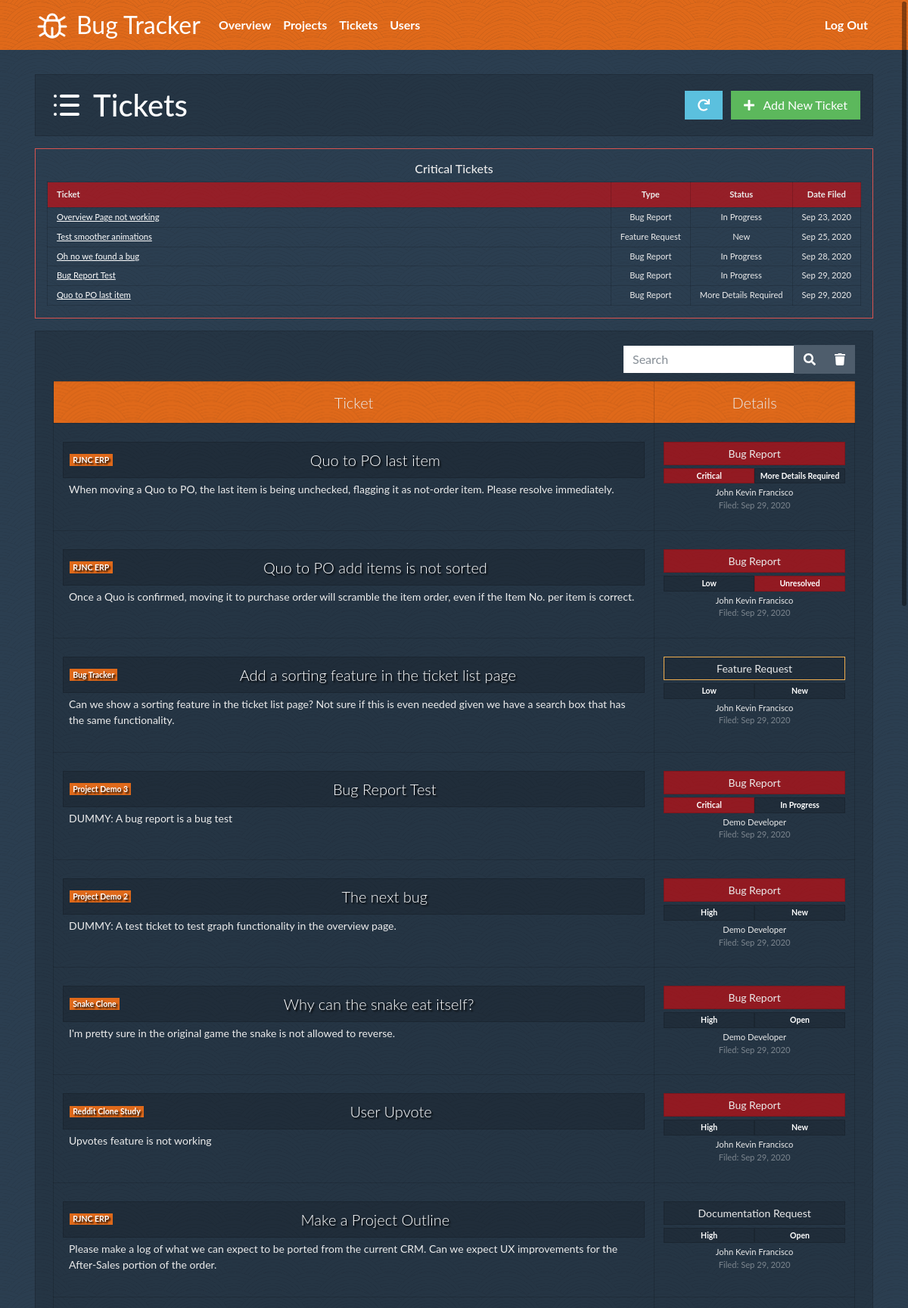
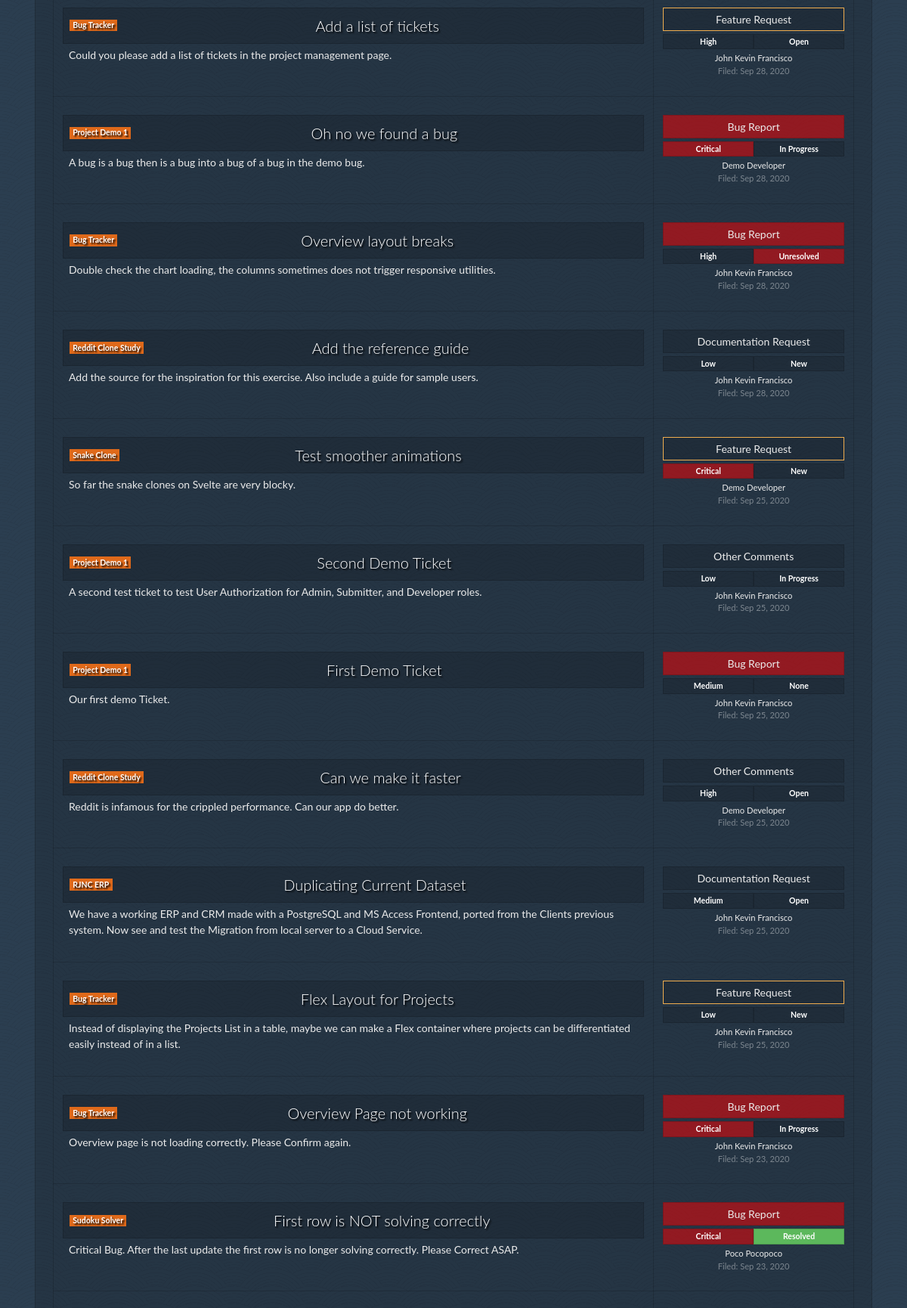
Page /tickets (signed in, upper part) on the earlier database version (2 pictures, top to bottom).
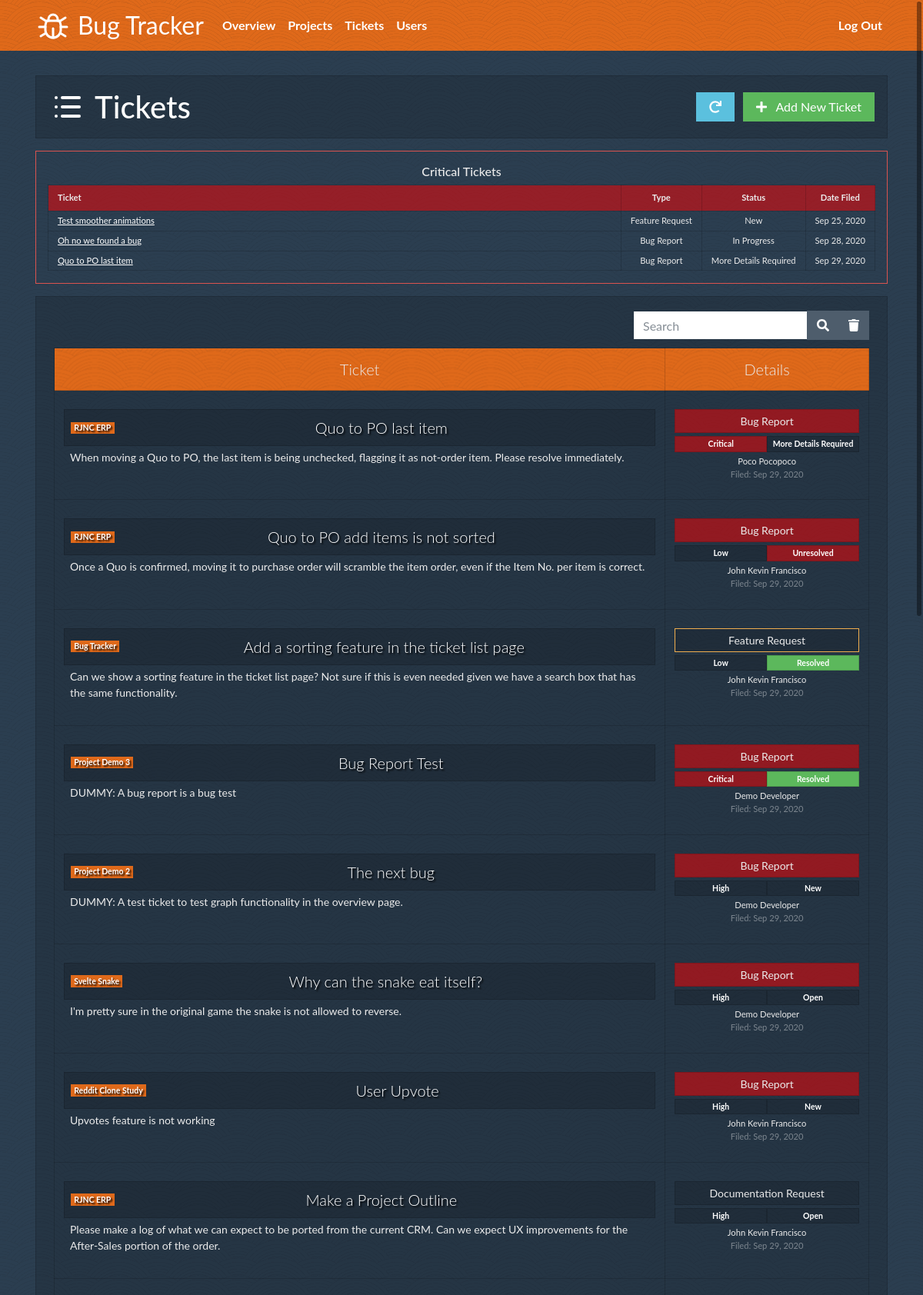
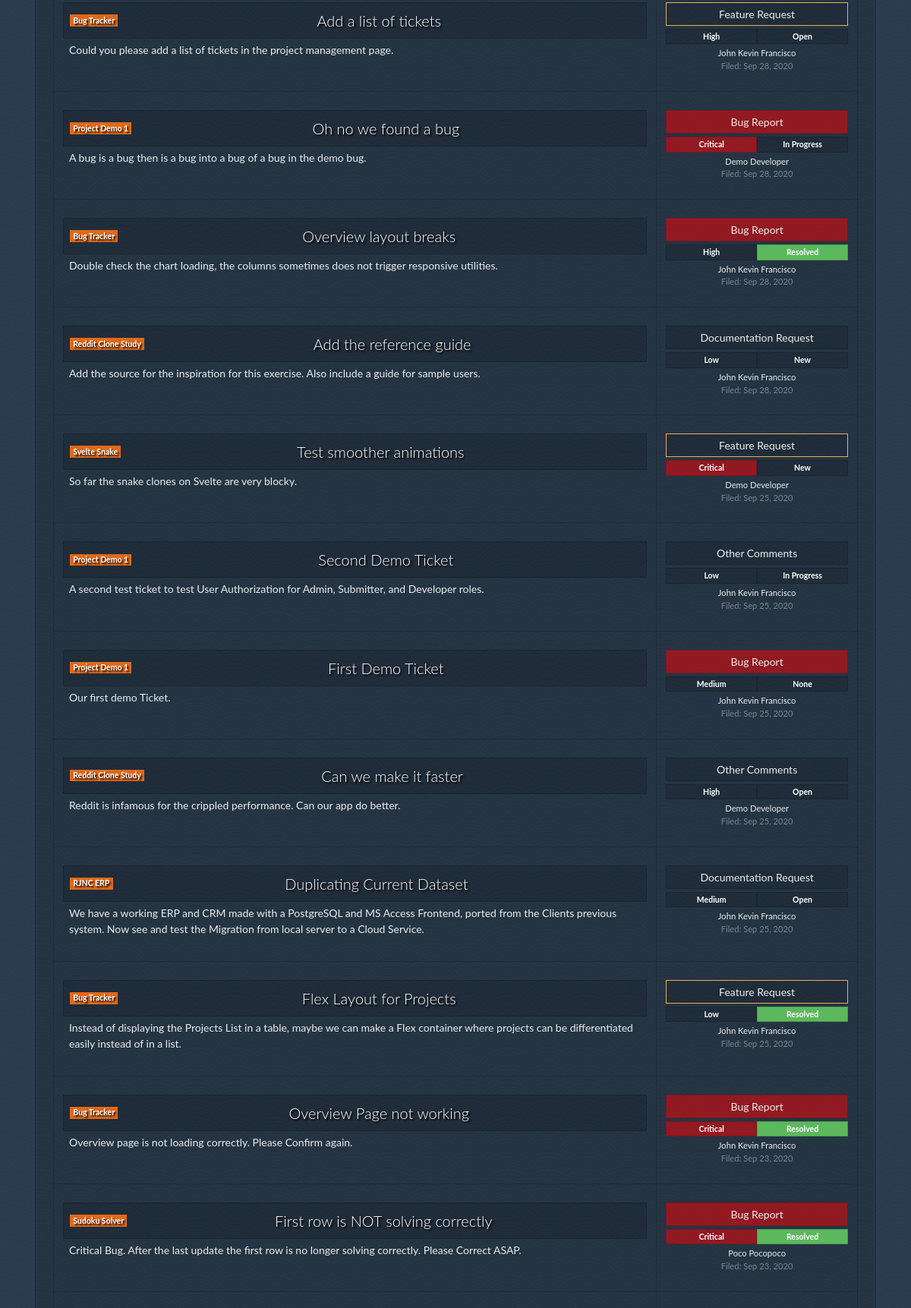
Same page on the later database version (2 pictures, top to bottom).
### models.py (models this page shows, shortened)
class Ticket(db.Model):
    tck_id = db.Column(db.Integer, primary_key=True, autoincrement=True)
    tck_proj_id = db.Column(db.Integer, db.ForeignKey('project.proj_id'), nullable=False)
    tck_title = db.Column(db.String(50), nullable=False)
    tck_desc = db.Column(db.String(555), nullable=False)
    tck_type = db.Column(db.String(30))
    tck_prio = db.Column(db.String(20))
    tck_status = db.Column(db.String(20))
    tck_submitter = db.Column(db.Integer, db.ForeignKey('user.user_id'), foreign_keys="Ticket_user_id", nullable=False)
    tck_developer = db.Column(db.Integer, db.ForeignKey('user.user_id'), foreign_keys="Ticket_user_id", nullable=False)
    tck_created = db.Column(db.DateTime, nullable=False)
    tck_history_entries = db.relationship('Ticket_History_Entry', backref='ticket', lazy=True)
    tck_messages = db.relationship('Ticket_Message', backref='ticket', lazy=True)

class Project(db.Model):
    proj_id = db.Column(db.Integer, primary_key=True, autoincrement=True)
    proj_user_id = db.Column(db.Integer, db.ForeignKey('user.user_id'), nullable=True)
    proj_name = db.Column(db.String(100))
    proj_desc = db.Column(db.String(555))
    proj_deadline = db.Column(db.DateTime)
    proj_tickets = db.relationship('Ticket', backref='project', lazy=True)

class User(db.Model):
    user_id = db.Column(db.Integer, primary_key=True, autoincrement=True)
    user_name = db.Column(db.String(30), unique=True, nullable=False)
    user_hash = db.Column(db.String(300))
    user_email = db.Column(db.String(120), unique=True)
    user_first_name = db.Column(db.String(50))
    user_last_name = db.Column(db.String(50))
    user_role = db.Column(db.String(100))
    user_projects_managed = db.relationship('Project', backref='manager', lazy=True)
    user_ticket_submitted = db.relationship('Ticket', backref='submitter', foreign_keys="Ticket.tck_submitter", lazy=True)
    user_ticket_assigned = db.relationship('Ticket', backref='developer', foreign_keys="Ticket.tck_developer", lazy=True)
    user_messages_sent = db.relationship('Ticket_Message', backref='sender', lazy=True)

### bugtracker.py (the view)
@app.route("/tickets")
@login_required
def tickets_main():
    ticketslist = Ticket.query.order_by(Ticket.tck_created.desc()).all()
    msg_error=request.args.get('msg_error')
    msg_success=request.args.get('msg_success')
    return render_template("/tickets/manage_tickets.html",
                            msg_error=msg_error,
                            msg_success=msg_success,
                            ticketslist=ticketslist)

### bugtracker.py (called while the page is built)
@app.after_request
def after_request(response):
    response.headers["Cache-Control"] = "no-cache, no-store, must-revalidate"
    response.headers["Expires"] = 0
    response.headers["Pragma"] = "no-cache"
    return response

### helpers.py (called while the page is built)
def login_required(f):
    @wraps(f)
    def decorated_function(*args, **kwargs):
        if session.get("user_id") is None:
            return redirect("/login")
        return f(*args, **kwargs)
    return decorated_function

### templates/tickets/manage_tickets.html (shortened to what the changed rows need)
{% extends "layout.html" %}
{% block head %}
<link rel="stylesheet" href="/static/css/bootstrap-table.min.css">
{% endblock %}
{% block main %}
<div class="container">
    <div class="row my-3 bg-darker border border-darker p-3">
        <div class="mr-auto">
            <h1 class="d-inline-flex align-middle m-0 text-white">Tickets</h1>
        </div>
    </div>
    {% set critical_tickets = ticketslist | selectattr('tck_prio', 'equalto', 'Critical') | list | count %}
    {% if critical_tickets > 0 %}
    <div class="no-gutter row border border-danger text-left mb-3">
        <div class="col py-3">
            <table class="table table-hover border border-darker mb-0">
                <thead>
                    <tr class="bg-critical small">
                        <th class="border border-darker py-2 w-100">Ticket</th>
                        <th class="border border-darker py-2 text-center">Type</th>
                        <th class="border border-darker py-2 text-center">Status</th>
                        <th class="border border-darker py-2 text-center">Date Filed</th>
                    </tr>
                </thead>
                <tbody class="small py-1">
                    {% for t in ticketslist | sort(attribute='tck_created') if t.tck_prio == 'Critical' and t.tck_status != 'Resolved' %}
                    <tr>
                        <td class="border border-darker py-1">
                            <a href="/manage_ticket/{{ t.tck_id }}">
                                {{ t.tck_title }}
                            </a>
                        </td>
                        <td class="border border-darker py-1 text-nowrap text-center">
                                {{ t.tck_type }}
                        </td>
                        <td class="border border-darker py-1 text-nowrap text-center">
                                {{ t.tck_status }}
                        </td>
                        <td class="border border-darker py-1 text-nowrap text-center">
                                {{ t.tck_created.strftime("%b %d, %Y") }}
                        </td>
                    </tr>
                    {% endfor %}
                </tbody>
            </table>
        </div>
    </div>
    {% endif %}
    <div class="row border border-darker p-2 text-center bg-darker">
        <div class="col pb-3">
            <table id="user-list" class="table table-hover border border-darker overflow-hidden" data-toggle="table" data-mobile-responsive="true" data-search="true" data-show-search-button="true" data-search-on-enter-key="true" data-show-search-clear-button="true">
                <thead>
                    <tr class="table-primary">
                        <th class="border border-darker bg-texture-1 lead">
                            Ticket
                        </th>
                        <th class="border border-darker bg-texture-1 lead">
                            Details
                        </th>
                    </tr>
                </thead>
                <tbody>
                    {% for ticket in ticketslist %}
                    <tr class="py-5">
                        <td class="align-top py-4 w-75">
                            <div class="m-0 p-0">
                                <div class="bg-darker w-100 p-2 d-flex flex-wrap align-items-center mr-1 mt-0 text-left text-md-center border border-darker text-shadow-2">
                                    <a href="/manage_project/{{ ticket.tck_proj_id }}" class="badge badge-primary my-auto text-decoration-none d-block">{{ ticket.project.proj_name }}</a>
                                    <a href="/manage_ticket/{{ ticket.tck_id }}" class="text-decoration-none lead px-2 flex-md-grow-1 d-block">{{ ticket.tck_title }}</a>
                                </div>
                            </div>
                            <div class="text-left px-2 mt-1 mb-2">
                                {{ ticket.tck_desc }}
                            </div>
                        </td>
                        <td class="align-top py-4">
                            <div class="p-0 m-0 row">
                                <div class="text-nowrap w-100 mb-1 bg-darker border {{ 'bg-critical border-darker' if ticket.tck_type == 'Bug Report' else 'border-warning text-body' if ticket.tck_type == 'Feature Request' else 'border-darker' }}">
                                    <div class="px-2 py-1">
                                        {{ ticket['tck_type'] }}
                                    </div>
                                </div>
                            </div>
                            <div class="p-0 m-0 row">
                                <div class="badge text-nowrap small border border-darker mb-1 py-1 col {{ 'badge-danger bg-critical' if ticket.tck_prio == 'Critical' else 'badge-dark bg-darker' }}">
                                    {{ ticket['tck_prio'] }}
                                </div>
                                <div class="badge text-nowrap small border border-darker mb-1 py-1 col {{ 'badge-danger bg-critical' if ticket.tck_status == 'Unresolved' else 'badge-success' if ticket.tck_status == 'Resolved' else 'badge-dark bg-darker' }}">
                                    {{ ticket['tck_status'] }}
                                </div>
                            </div>
                            <div class="row">
                                <div class="col small text-center text-nowrap">
                                    {{ ticket['developer']['user_first_name'] + ' ' + ticket['developer']['user_last_name'] }}
                                </div>
                            </div>
                            <div class="p-0 m-0 row">
                                <div class="col small text-muted text-center text-nowrap">
                                    Filed: {{ ticket['tck_created'].strftime("%b %d, %Y") }}
                                </div>
                            </div>
                        </td>
                    </tr>
                    {% endfor %}
                </tbody>
            </table>
        </div>
    </div>
</div>
{% endblock %}

Differences in the rows shown:
no longer on one of the page's lists (row edited): Ticket: tck_title "Bug Report Test", tck_type "Bug Report", tck_status "In Progress", tck_created "Sep 29, 2020"
no longer on one of the page's lists (row edited): Ticket: tck_title "Overview Page not working", tck_type "Bug Report", tck_status "In Progress", tck_created "Sep 23, 2020"
changed through a linked row, Ticket "Test smoother animations": project.proj_name "Snake Clone" → "Svelte Snake"
changed Ticket "Quo to PO last item": user_last_name "John Kevin Francisco" → "Poco Pocopoco"
changed Ticket "Add a sorting feature in the ticket list page": tck_status "New" → "Resolved"
changed Ticket "Bug Report Test": tck_status "In Progress" → "Resolved"
changed through a linked row, Ticket "Why can the snake eat itself?": project.proj_name "Snake Clone" → "Svelte Snake"
changed Ticket "Overview layout breaks": tck_status "Unresolved" → "Resolved"
changed Ticket "Flex Layout for Projects": tck_status "New" → "Resolved"
changed Ticket "Overview Page not working": tck_status "In Progress" → "Resolved"
